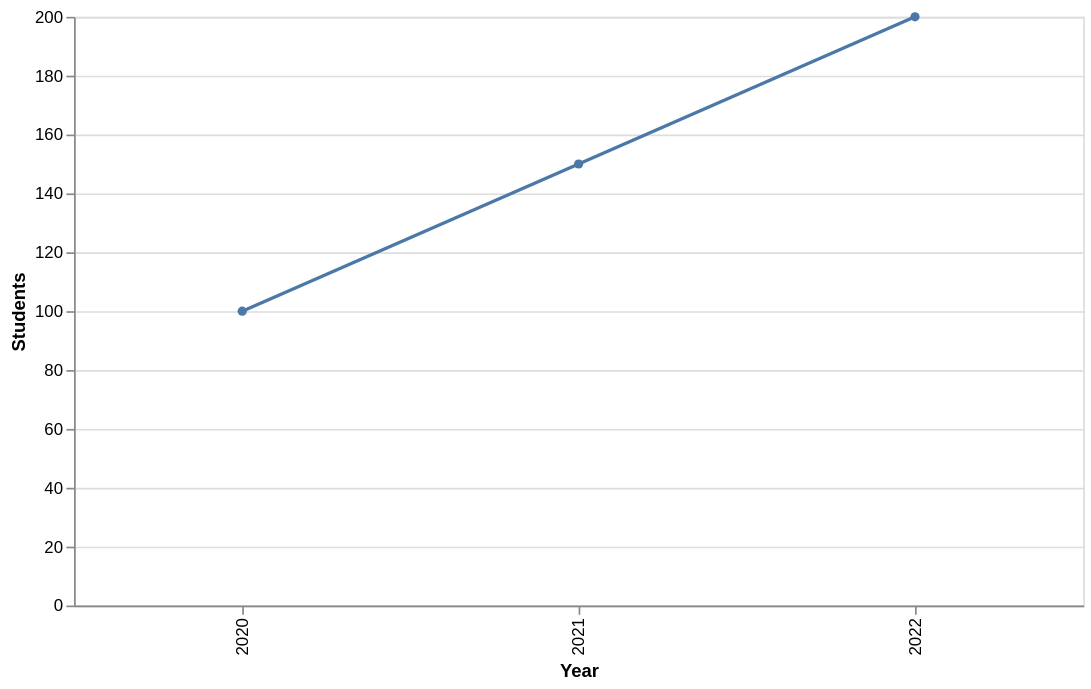

Express this chart as Vega-Lite.
### Vega-Lite specification from a JSON file in a GitHub repository (floating-point values rounded to 4 significant figures)
{"$schema": "https://vega.github.io/schema/vega-lite/v5.json", "width": 600, "height": 350, "data": {"values": [{"Year": 2020, "Students": 100}, {"Year": 2021, "Students": 150}, {"Year": 2022, "Students": 200}]}, "mark": {"type": "line", "point": true}, "encoding": {"x": {"field": "Year", "type": "ordinal"}, "y": {"field": "Students", "type": "quantitative"}}}
